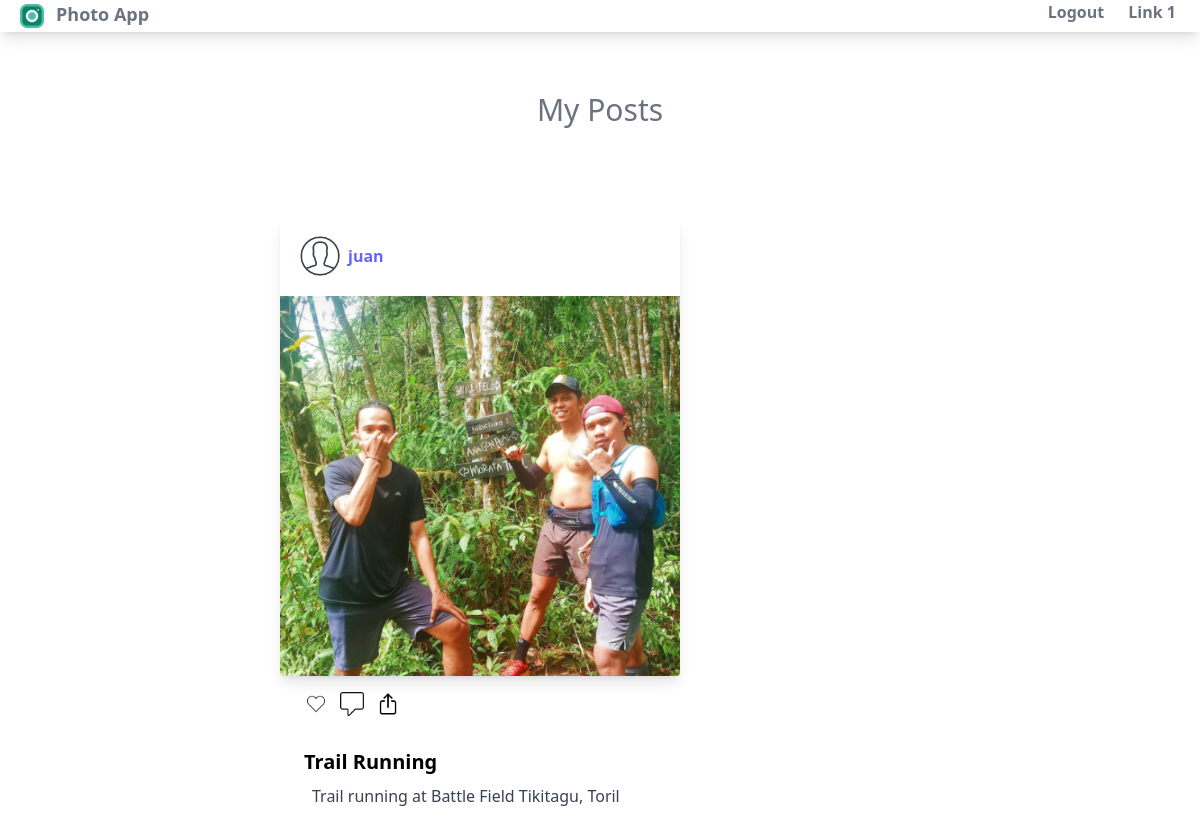
/users/ (signed in), run on the app's committed database.
### posts/models.py (models this page shows, shortened)
class Post(models.Model):
    user = models.ForeignKey(settings.AUTH_USER_MODEL, on_delete=models.CASCADE)
    image = models.ImageField(upload_to='images/%y%m/%d')
    caption = models.TextField(blank=True)
    title = models.CharField(max_length=200)
    slug = models.SlugField(max_length=200, blank=True)
    created = models.DateField(auto_now_add=True)
    liked_by = models.ManyToManyField(settings.AUTH_USER_MODEL, related_name = 'posts_liked', blank=True)

### users/models.py (models this page shows, shortened)
class Profile(models.Model):
    user = models.OneToOneField(settings.AUTH_USER_MODEL, on_delete=models.CASCADE)
    photo = models.ImageField(upload_to='users/%Y/%m/%d', blank=True)

### users/views.py (the view)
# urls.py: path('', views.index, name='index'),
@login_required
def index(request):
    current_user = request.user
    posts = Post.objects.filter(user=current_user)
    profile = Profile.objects.filter(user=current_user).first()
    return render(request, 'users/index.html', {'posts': posts, 'profile': profile})

### users/templates/users/index.html
{% extends 'users/base.html' %}
{% load static %}
{% block body %}
<div class="flex mt-5 p-10 justify-center">
    <h2 class="text-3xl font-normal mb-2 text-gray-500">My Posts</h2>
</div>
<div class="grid mx-60 p-10 grid-cols-1">
    {% for post in posts%}
    <a href="#">
        <div class="rounded overflow-hidden w-[400px] h-[460px] bg-white shadow-lg">
            <div class="user-container flex mx-5 my-5">
                <img class="w-10 h-10 rounded-full" src="{{ profile.photo.url }}" alt="">
                <div class="mx-2 my-2 font-bold" ><span class="text-indigo-500">{{ post.user }}</span>
                </div>
            </div>
            <img src="{{ post.image.url }}" >
        </div>
        <div class="px-6 py-4">
            <div class="icon-container flex gap-3">
                <img class="w-6 h-6" src="{% static 'users/images/like.png' %}" alt="">
                <img class="w-6 h-6" src="{% static 'users/images/comment.png' %}" alt="">
                <img class="w-6 h-6" src="{% static 'users/images/share.png' %}" alt="">
            </div>
        </div>
        <div class="px-6 py-4">
            <div class="font-bold text-xl mb-2">{{ post.title }}</div>
            <div class="w-[380px] px-2">
                <p class="text-gray-700 text-base text-justify">{{ post.caption }}</p>
            </div>
        </div>
    </a>
    {% endfor %}
</div>
{% endblock %}

### users/static/users/styles.css (style rules this page uses)
html { line-height: 1.5; -webkit-text-size-adjust: 100%; -moz-tab-size: 4; -o-tab-size: 4; tab-size: 4; font-family: ui-sans-serif, system-ui, -apple-system, BlinkMacSystemFont, "Segoe UI", Roboto, "Helvetica Neue", Arial, "Noto Sans", sans-serif, "Apple Color Emoji", "Segoe UI Emoji", "Segoe UI Symbol", "Noto Color Emoji"; font-feature-settings: normal; font-variation-settings: normal; }
body { margin: 0; line-height: inherit; }
h1, h2, h3, h4, h5, h6 { font-size: inherit; font-weight: inherit; }
a { color: inherit; text-decoration: inherit; }
blockquote, dl, dd, h1, h2, h3, h4, h5, h6, hr, figure, p, pre { margin: 0; }
img, svg, video, canvas, audio, iframe, embed, object { display: block; vertical-align: middle; }
img, video { max-width: 100%; height: auto; }
.mx-2 { margin-left: 0.5rem; margin-right: 0.5rem; }
.mx-5 { margin-left: 1.25rem; margin-right: 1.25rem; }
.mx-60 { margin-left: 15rem; margin-right: 15rem; }
.my-2 { margin-top: 0.5rem; margin-bottom: 0.5rem; }
.my-5 { margin-top: 1.25rem; margin-bottom: 1.25rem; }
.mb-2 { margin-bottom: 0.5rem; }
.mt-5 { margin-top: 1.25rem; }
.flex { display: flex; }
.grid { display: grid; }
.h-10 { height: 2.5rem; }
.h-6 { height: 1.5rem; }
.h-\[460px\] { height: 460px; }
.w-10 { width: 2.5rem; }
.w-6 { width: 1.5rem; }
.w-\[380px\] { width: 380px; }
.w-\[400px\] { width: 400px; }
.grid-cols-1 { grid-template-columns: repeat(1, minmax(0, 1fr)); }
.justify-center { justify-content: center; }
.gap-3 { gap: 0.75rem; }
.overflow-hidden { overflow: hidden; }
.rounded { border-radius: 0.25rem; }
.rounded-full { border-radius: 9999px; }
.bg-white { --tw-bg-opacity: 1; background-color: rgb(255 255 255 / var(--tw-bg-opacity)); }
.p-10 { padding: 2.5rem; }
.px-2 { padding-left: 0.5rem; padding-right: 0.5rem; }
.px-6 { padding-left: 1.5rem; padding-right: 1.5rem; }
.py-4 { padding-top: 1rem; padding-bottom: 1rem; }
.text-justify { text-align: justify; }
.text-3xl { font-size: 1.875rem; line-height: 2.25rem; }
.text-base { font-size: 1rem; line-height: 1.5rem; }
.text-xl { font-size: 1.25rem; line-height: 1.75rem; }
.font-bold { font-weight: 700; }
.font-normal { font-weight: 400; }
.text-gray-500 { --tw-text-opacity: 1; color: rgb(107 114 128 / var(--tw-text-opacity)); }
.text-gray-700 { --tw-text-opacity: 1; color: rgb(55 65 81 / var(--tw-text-opacity)); }
.text-indigo-500 { --tw-text-opacity: 1; color: rgb(99 102 241 / var(--tw-text-opacity)); }
.shadow-lg { --tw-shadow: 0 10px 15px -3px rgb(0 0 0 / 0.1), 0 4px 6px -4px rgb(0 0 0 / 0.1); --tw-shadow-colored: 0 10px 15px -3px var(--tw-shadow-color), 0 4px 6px -4px var(--tw-shadow-color); box-shadow: var(--tw-ring-offset-shadow, 0 0 #0000), var(--tw-ring-shadow, 0 0 #0000), var(--tw-shadow); }

### data on the page
Post: photo (picture), user "juan", image (picture), title "Trail Running", caption "Trail running at Battle Field Tikitagu, Toril"
